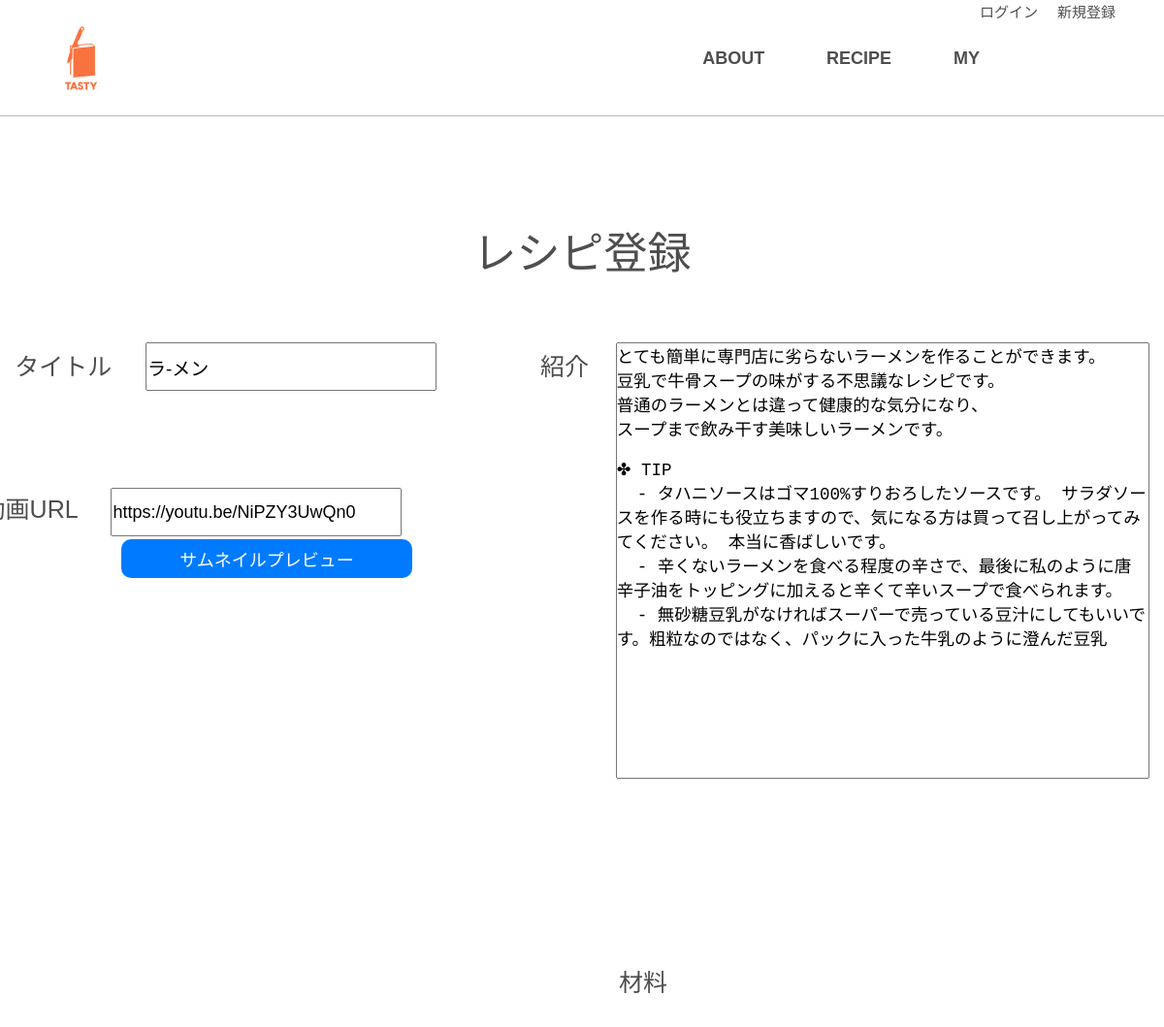
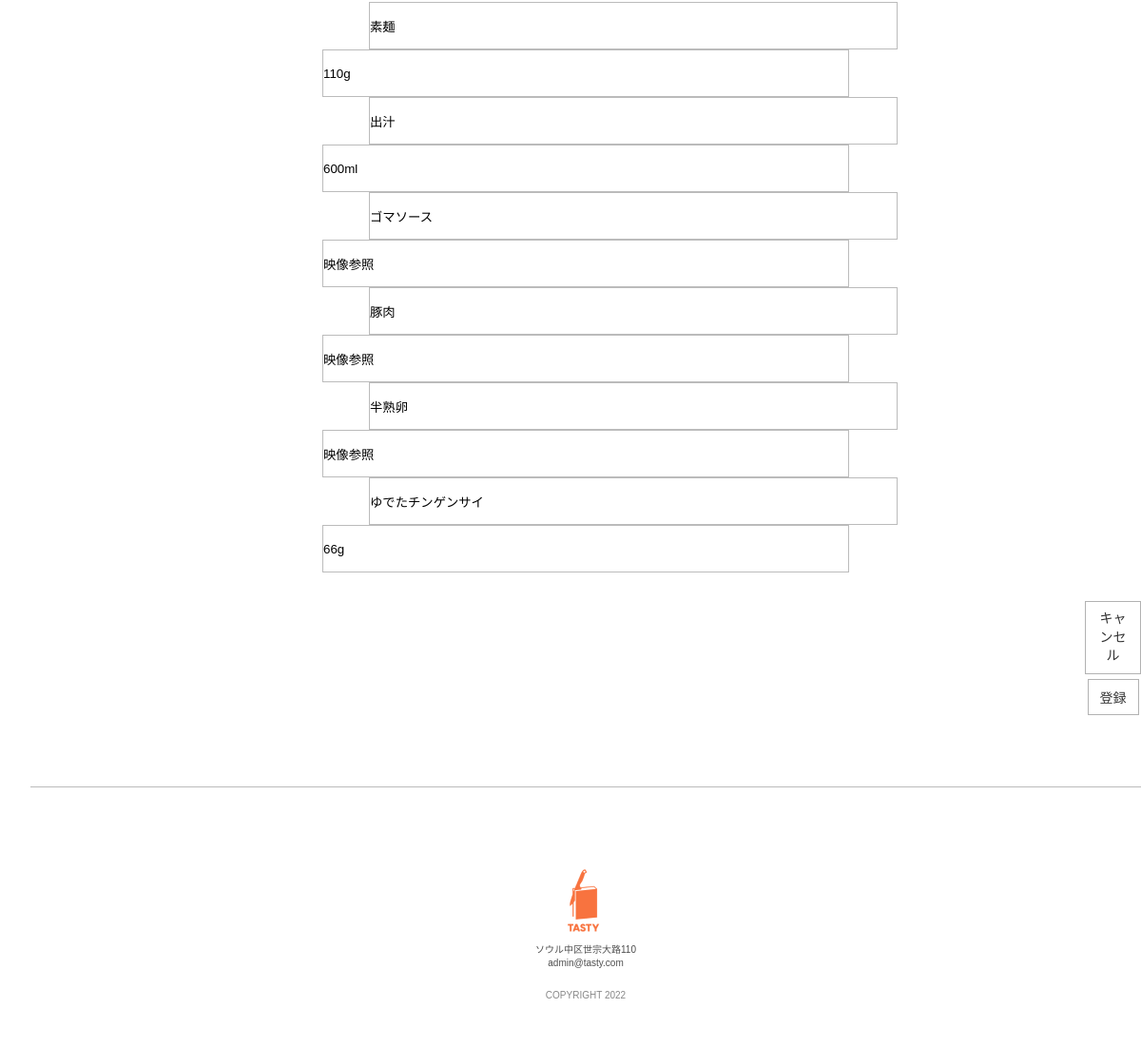
/movie_update.php?num=12, run on the app's committed database (2 pictures, top to bottom).
### tables this page shows
CREATE TABLE IF NOT EXISTS `recipe_movie` (
  `recipe_id` int(11) NOT NULL AUTO_INCREMENT,
  `recipe_title` varchar(100) DEFAULT NULL,
  `recipe_introduce` text DEFAULT NULL,
  `writer` varchar(100) DEFAULT NULL,
  `regdate` datetime DEFAULT NULL,
  `recipe_url` text DEFAULT NULL,
  `hits` int(11) DEFAULT NULL,
  PRIMARY KEY (`recipe_id`)
);

CREATE TABLE IF NOT EXISTS `ingre_m` (
  `ingre_id` int(11) NOT NULL AUTO_INCREMENT,
  `i_name_1` varchar(100) DEFAULT NULL,
  `i_name_2` varchar(100) DEFAULT NULL,
  `i_name_3` varchar(100) DEFAULT NULL,
  `i_name_4` varchar(100) DEFAULT NULL,
  `i_name_5` varchar(100) DEFAULT NULL,
  `i_name_6` varchar(100) DEFAULT NULL,
  `i_num_1` varchar(100) DEFAULT NULL,
  `i_num_2` varchar(100) DEFAULT NULL,
  `i_num_3` varchar(100) DEFAULT NULL,
  `i_num_4` varchar(100) DEFAULT NULL,
  `i_num_5` varchar(100) DEFAULT NULL,
  `i_num_6` varchar(100) DEFAULT NULL,
  PRIMARY KEY (`ingre_id`)
);

### movie_update.php (the view, shortened to what this page needs)
<!DOCTYPE html>
<html lang="ko">
<head>
    <link rel="stylesheet" type="text/css" href="https://cdn.rawgit.com/moonspam/NanumSquare/master/nanumsquare.css">
    <link rel="stylesheet" href="css/slick.css">
	<link rel="stylesheet" href="https://cdn.linearicons.com/free/1.0.0/icon-font.min.css">
    <link rel="stylesheet" href="css/reciperegis1.css">
</head>
<body>
   <div class="wrap">
      <?php include "template/nav.php"?>
      <div class="event1">
        <li>レシピ登録</li>
<?php
$recipe_title = "";
$recipe_introduce = "";
$movie_url = "";
$i_name1 = "";
$i_name2 = "";
$i_name3 = "";
$i_name4 = "";
$i_name5 = "";
$i_name6 = "";
$i_num_1 = "";
$i_num_2 = "";
$i_num_3 = "";
$i_num_4 = "";
$i_num_5 = "";
$i_num_6 = "";
$num = $_REQUEST['num'];
$num = ($num != null && $num > 0) ? $num : 0;
if ($num > 0) {
    require("db_connect.php");
    $query = $db->query("select * from recipe_movie where recipe_id = {$num}");
    $row = $query->fetch();
    $recipe_title = $row['recipe_title'];
    $recipe_introduce = $row['recipe_introduce'];
    $movie_url = $row['recipe_url'];
    $query = $db->query("select * from connection_m where recipe_id = {$num}");
    $row = $query->fetch();
    $Ingre_id = $row['ingre_id'];
    $query = $db->query("select * from ingre_m where ingre_id = {$Ingre_id}");
    $row = $query->fetch();
    $i_name1 = $row['i_name_1'];
    $i_name2 = $row['i_name_2'];
    $i_name3 = $row['i_name_3'];
    $i_name4 = $row['i_name_4'];
    $i_name5 = $row['i_name_5'];
    $i_name6 = $row['i_name_6'];
    $i_num_1 = $row['i_num_1'];
    $i_num_2 = $row['i_num_2'];
    $i_num_3 = $row['i_num_3'];
    $i_num_4 = $row['i_num_4'];
    $i_num_5 = $row['i_num_5'];
    $i_num_6 = $row['i_num_6'];
}
?>
            </div>
            <div class="box">
                <ul>
                <li>タイトル &nbsp; &nbsp; <input type="text" id="name" class="int" name="recipe_title" value="<?=$recipe_title?>" ></li>
                    <li style="margin-left: 100px; margin-top:-200px">紹介 &nbsp; &nbsp;</li><textarea id="make" cols="50"  class="int1" style="vertical-align:top;" rows="10" name="recipe_introduce"><?=$recipe_introduce?></textarea>
                </ul>
                <div class="box1">
                <li>動画URL &nbsp; &nbsp;
                    <input type="text" style="width:300px; height: 50px; font-size:18px;" class="form-control m-3 youtube-url" name="movie_url" value="https://youtu.be<?=$movie_url?>"/><br>
                    <button class="btn btn-primary btn-block mt-3" id="getBtn" type="button" style="width:300px; height: 40px; font-size:18px; border:none; margin-left: 155px; margin-top:3px; border-radius:10px;" >サムネイルプレビュー</button>
                    </li>
                </div>
           </div>
           <div class="box3" style="margin-bottom:50px;">
               <li style="margin-left: 94px; margin-bottom: 30px;">材料</li>
               <li><input type="text" id="name" class="int3" name="name_1" value="<?=$i_name1?>"><input type="text" id="name" class="int4" name="num_1" value="<?=$i_num_1?>"></li>
               <li><input type="text" id="name" class="int3" name="name_2" value="<?=$i_name2?>"><input type="text" id="name" class="int4" name="num_2" value="<?=$i_num_2?>"></li>
               <li><input type="text" id="name" class="int3" name="name_3" value="<?=$i_name3?>"><input type="text" id="name" class="int4" name="num_3" value="<?=$i_num_3?>"></li>
               <li><input type="text" id="name" class="int3" name="name_4" value="<?=$i_name4?>"><input type="text" id="name" class="int4" name="num_4" value="<?=$i_num_4?>"></li>
               <li><input type="text" id="name" class="int3" name="name_5" value="<?=$i_name5?>"><input type="text" id="name" class="int4" name="num_5" value="<?=$i_num_5?>"></li>
               <li><input type="text" id="name" class="int3" name="name_6" value="<?=$i_name6?>"><input type="text" id="name" class="int4" name="num_6" value="<?=$i_num_6?>"></li>
            <div class="b-btn01 type01">
                <ul class="b-btn-wrap">
                    <li><a class="b-btn-type01" href="recipe_video.php?<?=$num?>">キャンセル</a></li>
                    <li><input id="input" type="submit" value="登録"></li>
           </div>
   <br><br>
       <?php include "template/footer.php"?>
        </div>
   </div>
</body>
</html>

### css/reciperegis1.css (style rules this page uses)
* { box-sizing: border-box; }
* { margin: 0;padding: 0; }
a { color: inherit; text-decoration: inherit; }
li { list-style: none; }
body { font-family: 'NanumSquare', sans-serif !important; font-size: 14px; color:#4e4e4e; line-height: 1.4; }
.wrap { width: 100%; min-width: 1100px; overflow: hidden; }
html { scroll-behavior: smooth; }
body .event1 { font-size: 45px; margin-top: 230px; text-align: center; }
body .box { text-align: center; font-size: 25px; margin-top: 60px; }
body .box1 { text-align: center; margin-left: -805px; font-size: 25px; float: inherit; margin-top: -300px; }
body .box3 { text-align: center; font-size: 25px; margin-left: 32px; margin-top: 400px; }
body .box ul li { display: inline-block; }
body .int { width:300px; height: 50px; font-size:19px; }
body .int1 { width:550px; height: 450px; vertical-align: top; text-align: left; }
body .int3 { width:556px; height: 50px; margin-left:100px; background-color: #fff; border: 0.1px solid; border-color:#bbbbbb; border-left:solid 0.1px #bbbbbb; }
body .int4 { width:554px; height: 50px; background-color: #fff; border: 0.1px solid; border-color:#bbbbbb; border-right:solid 0.1px #bbbbbb; }
.b-btn01.type01 ul { padding:30px 0 0 0;text-align:center; margin-left: 1105px; }
.b-btn01.type01 ul li { display:inline-block;margin:0 0 5px 4px;vertical-align:top; }
.b-btn01.type01 ul li a, .b-btn01.type01 ul li button { display:block;padding:8px 12px;border:1px solid rgba(0,0,0,0.3);font-size:14px;color:#333; }
#input { display:block;padding:8px 12px;border:1px solid rgba(0,0,0,0.3);font-size:14px;color:#333; background-color: #fff; }
textarea { width: 100%; font-size: 0.7em; resize: none; }
.btn-primary { color:#fff;background-color:#007bff;border-color:#007bff }
@media screen and (max-width:2600px) { .wrap { min-width: 100%; } }

### data on the page
recipe_movie: recipe_title "ラ-メン", recipe_introduce "とても簡単に専門店に劣らないラーメンを作ることができます。 豆乳で牛骨スープの味がする不思議なレシピです。 普通のラーメンとは違って健康的な気分になり、 スープまで飲み干す美味しいラーメンです。 ✤ TIP - タハニソースはゴマ100%すりおろしたソースです。 サラダソースを作る時にも役立ちますので、気になる方は買って召し上がってみてください。 本当に香ばしいです。 - 辛くないラーメンを食べる程度の辛さで、最後に私のように唐辛子油をトッピングに加えると辛くて辛いスープで食べられます。 - 無砂糖豆乳がなければスーパーで売っている豆汁にしてもいいです。粗粒なのではなく、パックに入った牛乳のように澄んだ豆乳", movie_url "https://youtu.be/NiPZY3UwQn0"
ingre_m: name_1 "素麺", num_1 "110g", name_2 "出汁", num_2 "600ml", name_3 "ゴマソース", num_3 "映像参照", name_4 "豚肉", num_4 "映像参照", name_5 "半熟卵", num_5 "映像参照", name_6 "ゆでたチンゲンサイ", num_6 "66g"
